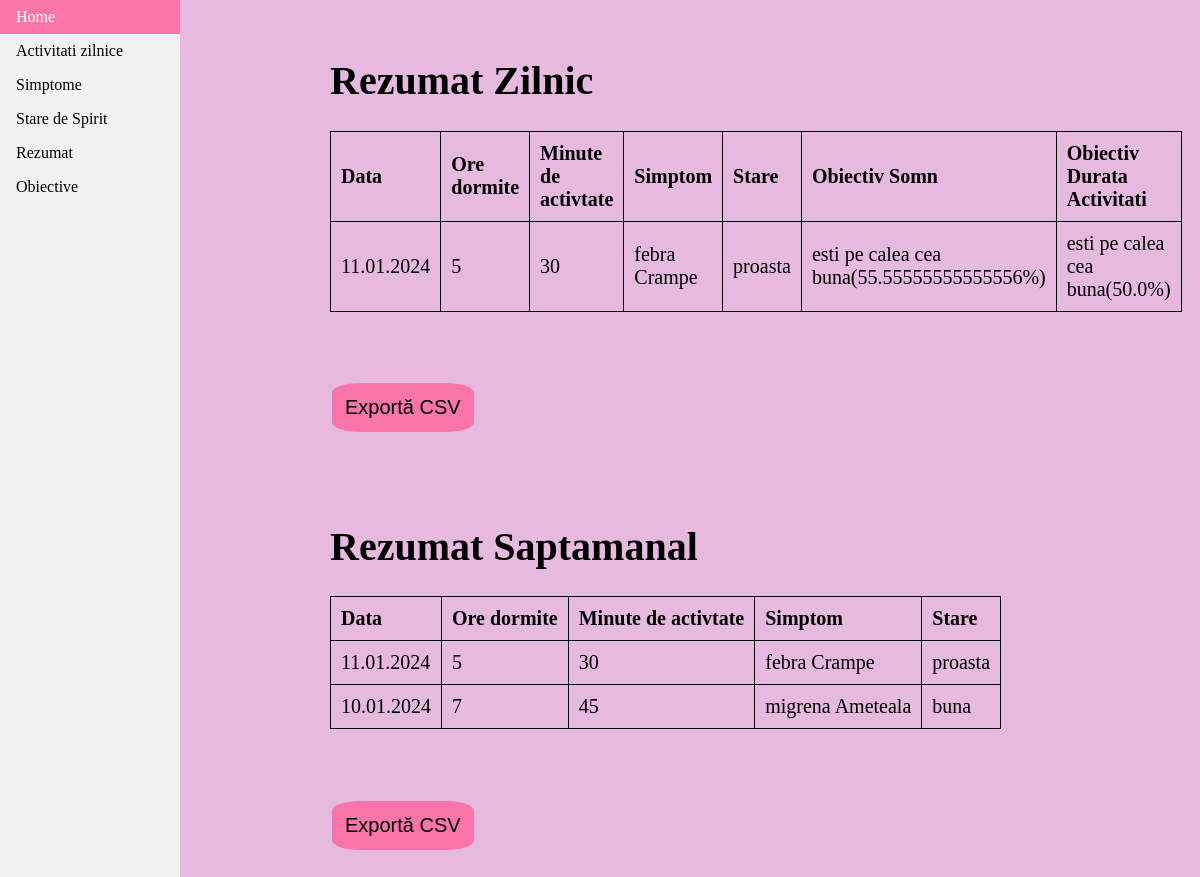
The app's page /rezumat with its own data.
### database.py (models this page shows)
class Activitati(db.Model):
    id = db.Column(db.Integer, primary_key=True)
    data = db.Column(db.DateTime, unique = True)
    ore_dormite = db.Column(db.String(50))
    durata_activitati = db.Column(db.String(50))
    mic_dejun = db.Column(db.String(50))
    pranz = db.Column(db.String(50))
    cina = db.Column(db.String(50))

class Simptome(db.Model):
    id = db.Column(db.Integer, primary_key=True)
    data = db.Column(db.DateTime, unique = True)
    simptom_input = db.Column(db.String(255))
    simptom_select = db.Column(db.String(255))

class StareDeSpirit(db.Model):
    id = db.Column(db.Integer, primary_key=True)
    data = db.Column(db.DateTime, unique = True)
    stare = db.Column(db.String(50))
    emotie = db.Column(db.String(50))

class Obiectiv(db.Model):
    id = db.Column(db.Integer, primary_key=True)
    ore_dormite = db.Column(db.String(50))
    durata_activitati = db.Column(db.String(50))

### app.py (the view)
@app.route('/rezumat')
def rezumat():
    result_zilnic = db.session.query(Activitati, Simptome, StareDeSpirit).outerjoin(Simptome, Activitati.data == Simptome.data).outerjoin(StareDeSpirit, Activitati.data == StareDeSpirit.data).order_by(desc(Activitati.data)).limit(1).all()
    result_saptamana = db.session.query(Activitati, Simptome, StareDeSpirit).outerjoin(Simptome, Activitati.data == Simptome.data).outerjoin(StareDeSpirit, Activitati.data == StareDeSpirit.data).order_by(desc(Activitati.data)).limit(7).all()
    obiectiv = Obiectiv.query.order_by(desc(Obiectiv.id)).limit(1).all()
    return render_template('rezumat.html', result_zilnic = result_zilnic, result_saptamana = result_saptamana, obiectiv = obiectiv)

### templates/rezumat.html (shortened to what this page needs)
<!DOCTYPE html>
<html>
    <head>
        <link rel="stylesheet" href="{{ url_for('static', filename='style.css') }}">
    </head>
    <body>
        <ul>
            <li><a class="active" href="/">Home</a></li>
            <li><a href="/activitati">Activitati zilnice</a></li>
            <li><a href="/simptome">Simptome</a></li>
            <li><a href="/stare_de_spirit">Stare de Spirit</a></li>
            <li><a href="/rezumat">Rezumat</a></li>
            <li><a href="/obiective">Obiective</a></li>
          </ul>
        <div class="tabel">
            <h1>Rezumat Zilnic</h1>
            <table id="rezumat_zilnic">
                <thead>
                    <tr>
                        <th>Data</th>
                        <th>Ore dormite</th>
                        <th>Minute de activtate</th>
                        <th>Simptom</th>
                        <th>Stare</th>
                        <th>Obiectiv Somn</th>
                        <th>Obiectiv Durata Activitati</th>
                    </tr>
                </thead>
                <tbody>
                    {% for row in result_zilnic %}
                        <tr>
                            <td>{{ row[0].data.strftime('%d.%m.%Y') }}</td>
                            <td>{{ row[0].ore_dormite }}</td>
                            <td>{{ row[0].durata_activitati }}</td>
                            {% if row[1] %}
                            <td>{{ row[1].simptom_input + " " + row[1].simptom_select }}</td>
                            {% else %}
                            <td></td>
                            {% endif %}
                            {% if row[2] %}
                            <td>{{ row[2].stare }}</td>
                            {% else %}
                            <td></td>
                            {% endif %}
                            {% for item in obiectiv %}
                                {% set somn = row[0].ore_dormite | int %}
                                {% set obiectiv_somn = item.ore_dormite | int %}
                                {% set procent_obiectiv = somn*100/obiectiv_somn %}
                                {% if procent_obiectiv >= 30 and procent_obiectiv < 70 %}
                                    <td>esti pe calea cea buna({{ procent_obiectiv }}%)</td>
                                {% endif %}
                                {% set sport = row[0].durata_activitati | int %}
                                {% set obiectiv_sport = item.durata_activitati | int %}
                                {% set procent_obiectiv_sport = sport*100/obiectiv_sport %}
                                {% if procent_obiectiv_sport >= 30 and procent_obiectiv_sport < 70 %}
                                    <td>esti pe calea cea buna({{ procent_obiectiv_sport }}%)</td>
                                {% endif %}
                            {% endfor %}
                        </tr>
                    {% endfor %}
                </tbody>
            </table>
            <br><br>
            <button onclick="exportTableToCSV('rezumat_zilnic', 'export_rezumat_zilnic.csv')" class="buton_csv">Exportă CSV</button>
        </div>
        <div class="tabel">
            <h1>Rezumat Saptamanal</h1>
            <table id="rezumat_saptamanal">
                <thead>
                    <tr>
                        <th>Data</th>
                        <th>Ore dormite</th>
                        <th>Minute de activtate</th>
                        <th>Simptom</th>
                        <th>Stare</th>
                    </tr>
                </thead>
                <tbody>
                    {% for row in result_saptamana %}
                        <tr>
                            <td>{{ row[0].data.strftime('%d.%m.%Y') }}</td>
                            <td>{{ row[0].ore_dormite }}</td>
                            <td>{{ row[0].durata_activitati }}</td>
                            {% if row[1] %}
                            <td>{{ row[1].simptom_input + " " + row[1].simptom_select }}</td>
                            {% else %}
                            <td></td>
                            {% endif %}
                            {% if row[2] %}
                            <td>{{ row[2].stare }}</td>
                            {% else %}
                            <td></td>
                            {% endif %}
                        </tr>
                    {% endfor %}
                </tbody>
            </table>
            <br><br>
            <button onclick="exportTableToCSV('rezumat_saptamanal', 'export_rezumat_saptamanal.csv')" class="buton_csv">Exportă CSV</button>
        </div>
    </body>
</html>

### static/style.css (style rules this page uses)
html, body { background-color: #E6B9DE; width: 100%; height: 100%; }
.buton_csv { background-color: #F875AA; border: none; color: rgb(0, 0, 0); padding: 13px; text-align: center; text-decoration: none; display: inline-block; font-size: 20px; margin: 4px 2px; cursor: pointer; margin-top: 3%; border-radius: 20%; }
.tabel { width: auto; height: auto; margin-left: 25%; margin-right: auto; background-color: transparent; padding: 30px; color: rgb(0, 0, 0); font-size: 20px; border-radius: 20%; text-align: left; }
.body2, .body3, .lista, .tabel { overflow: auto; }

### templates/rezumat.html (style rules this page uses)
table, th, td { border: 1px solid black; border-collapse: collapse; padding: 10px; }
body { margin: 0; }
ul { list-style-type: none; margin: 0; padding: 0; width: 15%; background-color: #f1f1f1; position: fixed; height: 100%; overflow: auto; }
li a { display: block; color: #000; padding: 8px 16px; text-decoration: none; }
li a.active { background-color: #F875AA; color: white; }

### records on screen
Activitati: data "11.01.2024", ore_dormite "5", durata_activitati "30", simptom_select "febra Crampe", stare "proasta"
Obiectiv: procent_obiectiv "55.55555555555556", procent_obiectiv_sport "50.0"
Activitati: data "10.01.2024", ore_dormite "7", durata_activitati "45", simptom_select "migrena Ameteala", stare "buna"
